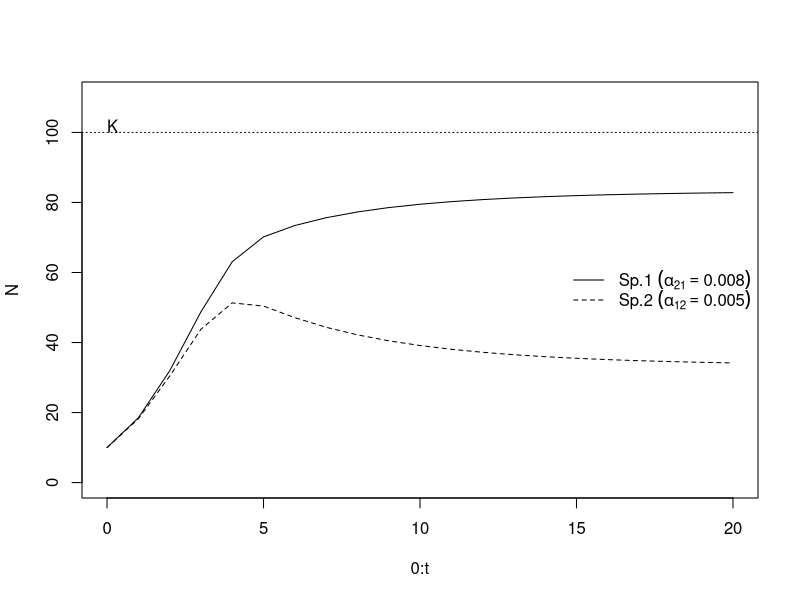
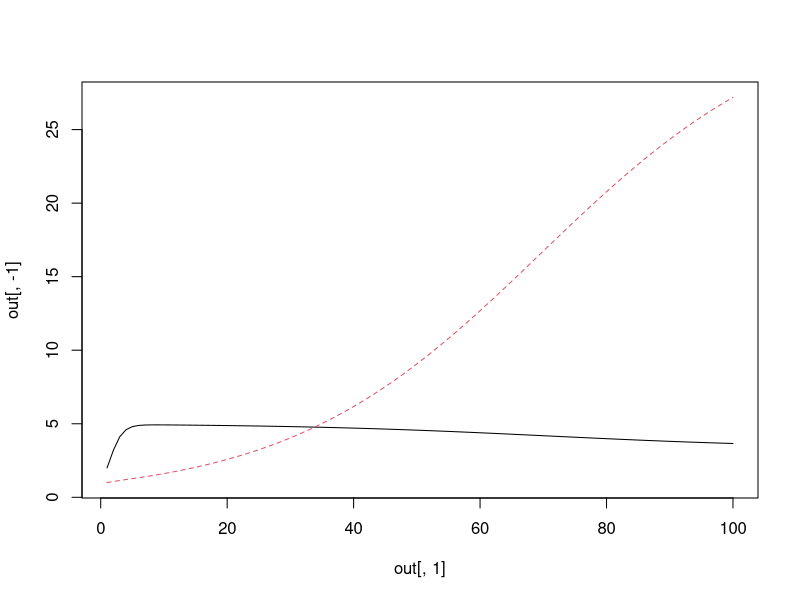
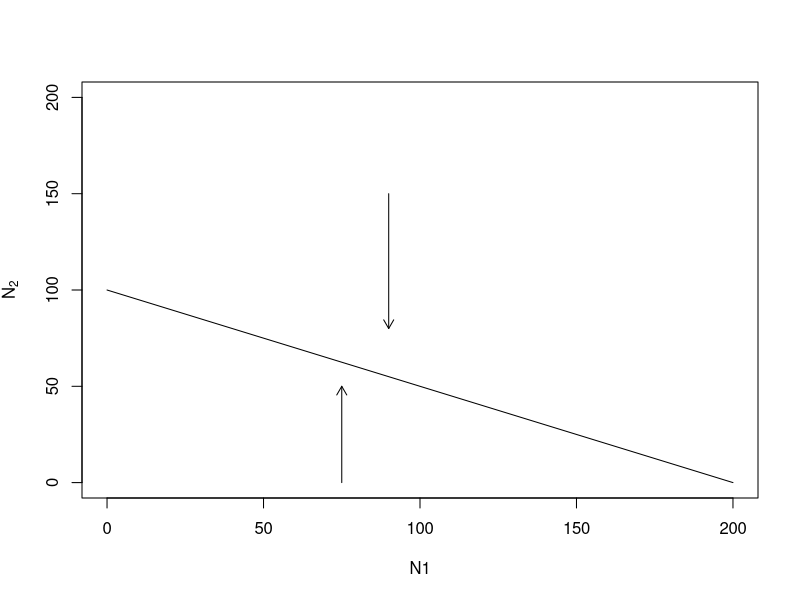

Generate these figures, in order, with R: (Note: this script raises an error after producing the figures.)
#Model of discrete logistic competition
#Calculate N_t+1, given N_t, r_d and a matrix of competition coefficients α
dlvcomp2 <- function(N, alpha, rd = c(1, 1)) {
	N1.t1 <- N[1]+rd[1]*N[1]*(1-alpha[1,1]*N[1]-alpha[1,2]*N[2])
	N2.t1 <- N[2]+rd[2]*N[2]*(1-alpha[2,1]*N[1]-alpha[2,2]*N[2])
	c(N1.t1, N2.t1)
}

#Plot discrete logistic competition dynamics
#First specify the matrix of α’s, the initial paopulation sizes, and the number of time steps
alphs <- matrix(c(0.01, 0.005, 0.008, 0.01), ncol = 2, byrow = TRUE)
t <- 20
#Create a matrix to hold the results using the initial population sizes
N <- matrix(NA, nrow = t + 1, ncol = 2)
N[1, ] <- c(10, 10)
for (i in 1:t) N[i + 1, ] <- dlvcomp2(N[i, ], alphs)
#Plot the population trends and theoretical K in the absence of a second population
matplot(0:t, N, type = "l", col = 1, ylim = c(0, 110))
abline(h = 1/alphs[1, 1], lty = 3)
text(0, 1/alphs[1, 1], "K", adj = c(0, 0))
#Adda a legend for the population trend lines
legend("right", c(expression("Sp.1 " * (alpha[21] == 0.008)),
	expression("Sp.2 " * (alpha[12] == 0.005))), lty = 1:2,
	bty = "n")

#Continuous logistic competition, 2-species Lotka-Volterra competition
lvcomp2 <- function(t, n, parms) {
	with(as.list(parms), {
		dn1dt <- r1*n[1]*(1-a11*n[1]-a12*n[2])
		dn2dt <- r2*n[2]*(1-a22*n[2]-a21*n[1])
		list(c(dn1dt, dn2dt))
	})
}
#Numerically integrate the dynamics, using the deSolve package
library(deSolve)
parms <- c(r1 = 1, r2 = 0.1, a11 = 0.2, a21 = 0.1, a22 = 0.02,
a12 = 0.01)
initialN <- c(2, 1)
out <- ode(y = initialN, times = 1:100, func = lvcomp2, parms = parms)
#Plot the results
matplot(out[, 1], out[, -1], type = "l")

#Graphing an Isocline (zero net growth)
#First define a new matrix of competition coefficients, where α_11 = α_22 > α_12 = α_21
a <- matrix(c(0.01, 0.005, 0.005, 0.01), ncol = 2, byrow = TRUE)
#Create an expression to plot the N_2 isocline as a function of possible values of N_1
N2iso <- expression(1/a[2, 2] - (a[2, 1]/a[2, 2]) * N1)
#Now specify N_1, and then evaluate and plot N_2
N1 <- 0:200
plot(N1, eval(N2iso), type = "l", ylim = c(0, 200), xlim = c(0,
200), ylab = expression("N"[2]))
#Add arrows to indicate what happens if N_2 is above or below the value on the isocline
arrows(x0 = 90, y0 = 150, x1 = 90, y1 = 80, length = 0.1)
arrows(x0 = 75, y0 = 0, x1 = 75, y1 = 50, length = 0.1)

#Finding equilibria
#Create equations or expressions for the equilibria, (N_1)^∗ and (N_2)^∗
N1Star <- expression((a22-a12)/(a22*a11-a12*a21))
N2Star <- expression((a11-a21)/(a22*a11-a12*a21))
#Create the α and evaluate our expressions
a11 <- a22 <- 0.01
a12 <- 0.001; a21 <- 0.001
N1 <- eval(N1Star); N2 <- eval(N2Star)
N1

#Finding partial differential equations and the Jacobian matrix
#Create equations or expressions for the for the growth rates, Ṅ_1 and Ṅ_2
#First, define expressions for the growth rates
dN1dt <- expression(r1*N1-r1*a11*N1^2-r1*a12*N1*N2)
dN2dt <- expression(r2*N2-r2*a22*N2^2-r2*a21*N1*N2)
#Next, we use each expression for Ṅ to get each the partial derivatives
ddN1dN1 <- D(dN1dt, "N1")
ddN1dN1
r1 - r1*a11*(2*N1)-r1*a12*N2
#Find the remaining PDEs
ddN1dN2 <- D(dN1dt, "N2")
ddN2dN1 <- D(dN2dt, "N1")
ddN2dN2 <- D(dN2dt, "N2")
#Lastly, put these together to create the Jacobian matrix, which is itself an 
# expression that may be evaluated again and again
J <- expression(matrix(c(eval(ddN1dN1), eval(ddN1dN2), eval(ddN2dN1),
eval(ddN2dN2)), nrow = 2, byrow = TRUE))

#Evaluating the Jacobian matrix
#Assuming that above we selected particular α, used these to determine (N_1)^∗ and (N_2)^∗,
# found the PDEs and created an expression for the Jacobian matrix, and labeled
# everything appropriately, we can then evaluate the Jacobian at an equilibrium
#For α_ii = 0.01 and α_ij = 0.001 we find
r1 <- r2 <- 1
J1 <- eval(J)
J1
#Note that all of these PDEs are negative for this equilibrium
#This indicates a stable equilibrium, because it means that each population’s growth
# rate slows in response to an increase in any other

#Eigenanalysis of the Jacobian matrix
#Now that we have evaluated the Jacobian matrix, we simply perform eigenanalysis on
#  the matrix (α_11 = α_22 = 0.01, α_12 = α_21 = 0.001, r = 1)
eigStable <- eigen(J1)
eigStable[["values"]]
#The dominant eigenvalue is negative (the larger of the two: λ_1 = -0.818)
# indicating a globally stable equilibrium
#Both eigenvalues are real, not complex, indicating that there would be no oscillations

#Eigenanalysis of the Jacobian where β_ij , β_ji > 1
# (the inter- and intraspecific effects of each species)
#Here we create values for α that create an unstable equilbrium
a11 <- a22 <- 0.01
a12 <- a21 <- 0.011
N1 <- eval(N1Star); N2 <- eval(N2Star)
eigen(eval(J))$values
#The dominant eigenvalue is now positive, while the other is negative,
# indicating a saddle

#Eigenanalysis of the Jacobian where β_ij = β_ji = 1
#Here we create values for α that create a neutral equilbrium
a11 <- a21 <- 0.01
a22 <- a12 <- 0.015
#Here (N)^∗ is determined differently because the usual expression fails
# when the denominator equals 0
N1 <- N2 <- 1/(a11 + a22)
eigen(eval(J))[["values"]]
#The dominant eigenvalue is now zero, indicating a neutral equilibrium
#The neutral nature of this equilibrium results in more than one equilibrium
#Here is a different one, also on the isocline
N1 <- 1/(a11)
N2 <- 0
eigen(eval(J))[["values"]]
#Again λ_1 = 0 (the perturbation growth rate) so this equilibrium is also neutral
